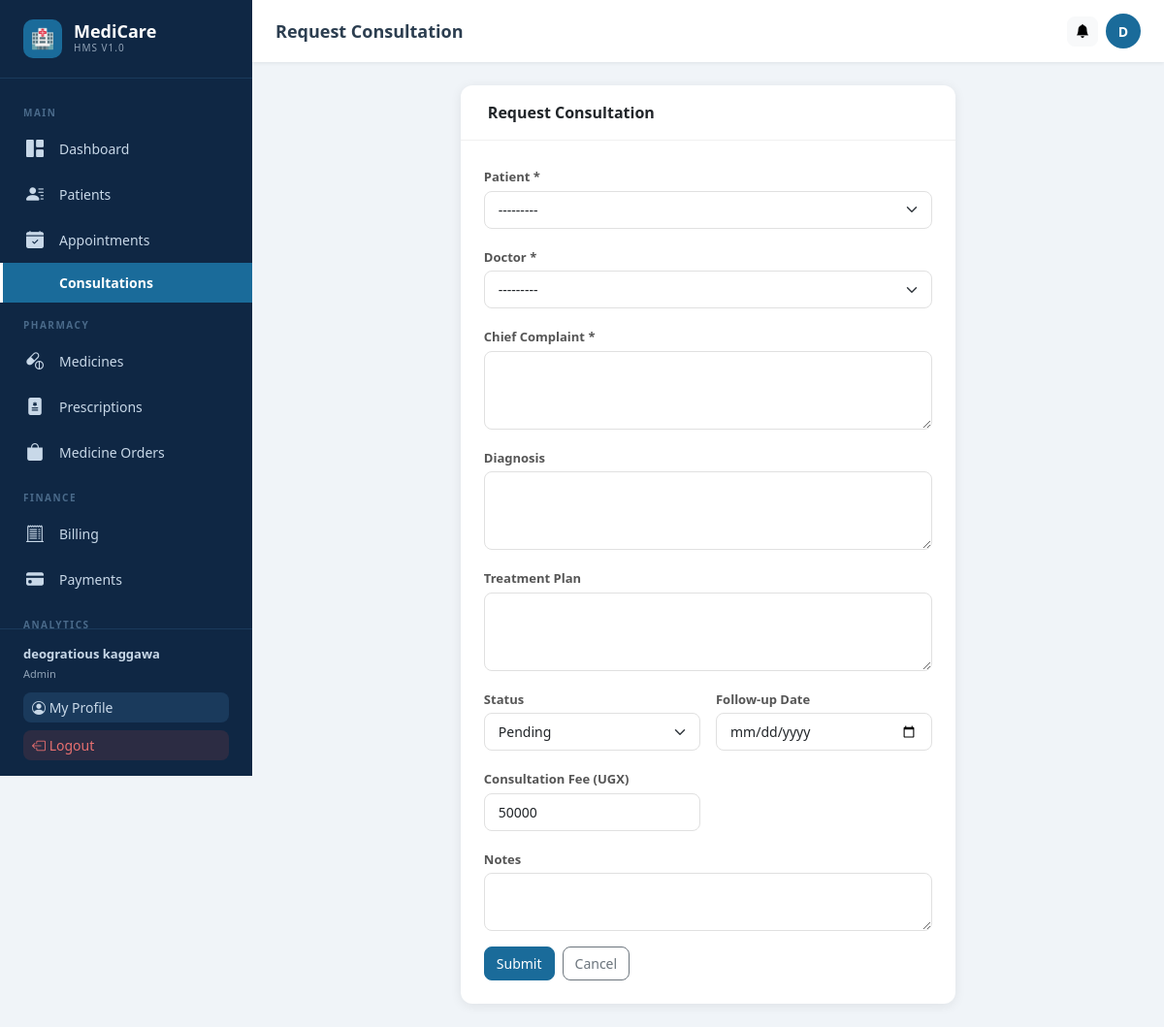
The page /appointments/consultations/create/ (signed in) on the database its author committed.
### users/models.py (models this page shows, shortened)
class User(AbstractUser):
    ROLE_CHOICES = [
        ('admin', 'Admin'),
        ('doctor', 'Doctor'),
        ('nurse', 'Nurse'),
        ('patient', 'Patient'),
    ]
    role = models.CharField(max_length=20, choices=ROLE_CHOICES, default='patient')
    phone = models.CharField(max_length=20, blank=True)
    profile_pic = models.ImageField(upload_to='profiles/', blank=True, null=True)
    is_approved = models.BooleanField(default=True)
    created_at = models.DateTimeField(auto_now_add=True)
    def __str__(self):
        return f"{self.get_full_name()} ({self.role})"

### appointments/views.py (the view, shortened to what this page needs)
# urls.py: path('consultations/create/', views.consultation_create, name='consultation_create'),
@login_required
def consultation_create(request):
    user = request.user
    form = ConsultationForm(request.POST or None, user=user)
    return render(request, 'appointments/consultation_form.html', {'form': form, 'title': 'Request Consultation'})

### notifications/context_processors.py (called while the page is built)
def unread_notifications(request):
    if request.user.is_authenticated:
        from notifications.models import Notification
        count = Notification.objects.filter(recipient=request.user, is_read=False).count()
        return {'unread_notification_count': count}
    return {'unread_notification_count': 0}

### patients/models.py (called while the page is built)
    def __str__(self): return self.name

### templates/appointments/consultation_form.html (shortened to what this page needs)
{% extends 'base.html' %}
{% block page_title %}{{ title }}{% endblock %}
{% block content %}
<div class="row justify-content-center"><div class="col-lg-7">
<div class="card"><div class="card-header">{{ title }}</div>
<div class="card-body p-4">
<form method="post">{% csrf_token %}
<div class="row g-3">
  {% if request.user.role != 'patient' %}<div class="col-12"><label class="form-label">Patient *</label>{{ form.patient }}</div>{% endif %}
  <div class="col-12"><label class="form-label">Doctor *</label>{{ form.doctor }}</div>
  <div class="col-12"><label class="form-label">Chief Complaint *</label>{{ form.chief_complaint }}</div>
  {% if request.user.role != 'patient' %}
  <div class="col-12"><label class="form-label">Diagnosis</label>{{ form.diagnosis }}</div>
  <div class="col-12"><label class="form-label">Treatment Plan</label>{{ form.treatment_plan }}</div>
  <div class="col-md-6"><label class="form-label">Status</label>{{ form.status }}</div>
  <div class="col-md-6"><label class="form-label">Follow-up Date</label>{{ form.follow_up_date }}</div>
  {% endif %}
  <div class="col-md-6"><label class="form-label">Consultation Fee (UGX)</label>{{ form.fee }}</div>
  <div class="col-12"><label class="form-label">Notes</label>{{ form.notes }}</div>
  <div class="col-12"><button type="submit" class="btn btn-primary me-2">Submit</button><a href="{% url 'appointments:consultation_list' %}" class="btn btn-outline-secondary">Cancel</a></div>
</div>
</form>
</div></div>
</div></div>
{% endblock %}

### templates/base.html (shortened to what this page needs)
<!DOCTYPE html>
<html lang="en">
<head>
{% load static %}
<link href="https://cdn.jsdelivr.net/npm/bootstrap@5.3.2/dist/css/bootstrap.min.css" rel="stylesheet">
<link href="https://cdn.jsdelivr.net/npm/bootstrap-icons@1.11.3/font/bootstrap-icons.min.css" rel="stylesheet">
</head>
<body>
{% if user.is_authenticated %}
<aside class="sidebar" id="sidebar">
  <a href="{% url 'users:dashboard' %}" class="sidebar-brand">
    <div class="logo-icon">🏥</div>
    <div><div class="logo-text">MediCare</div><div class="logo-sub">HMS v1.0</div></div>
  </a>
  <nav class="sidebar-nav">
    <div class="nav-section-title">Main</div>
    <a href="{% url 'users:dashboard' %}" class="nav-link {% if request.resolver_match.url_name == 'dashboard' %}active{% endif %}">
      <i class="bi bi-grid-1x2-fill"></i> Dashboard
    </a>
    {% if user.role != 'patient' %}
    <a href="{% url 'patients:patient_list' %}" class="nav-link {% if 'patients' in request.path %}active{% endif %}">
      <i class="bi bi-person-lines-fill"></i> Patients
    </a>
    {% endif %}
    <a href="{% url 'appointments:appointment_list' %}" class="nav-link {% if 'appointments' in request.path and 'consultations' not in request.path %}active{% endif %}">
      <i class="bi bi-calendar-check-fill"></i> Appointments
    </a>
    <a href="{% url 'appointments:consultation_list' %}" class="nav-link {% if 'consultations' in request.path %}active{% endif %}">
       Consultations
    </a>
    <div class="nav-section-title">Pharmacy</div>
    <a href="{% url 'pharmacy:medicine_list' %}" class="nav-link {% if 'pharmacy' in request.path and 'prescriptions' not in request.path and 'orders' not in request.path %}active{% endif %}">
      <i class="bi bi-capsule-pill"></i> Medicines
    </a>
    <a href="{% url 'pharmacy:prescription_list' %}" class="nav-link {% if 'prescriptions' in request.path %}active{% endif %}">
      <i class="bi bi-file-medical-fill"></i> Prescriptions
    </a>
    {% if user.role == 'patient' or user.role == 'admin' %}
    <a href="{% url 'pharmacy:order_list' %}" class="nav-link {% if 'orders' in request.path %}active{% endif %}">
      <i class="bi bi-bag-fill"></i> Medicine Orders
    </a>
    {% endif %}
    <div class="nav-section-title">Finance</div>
    <a href="{% url 'billing:bill_list' %}" class="nav-link {% if 'billing' in request.path %}active{% endif %}">
      <i class="bi bi-receipt-cutoff"></i> Billing
    </a>
    <a href="{% url 'payments:payment_list' %}" class="nav-link {% if 'payments' in request.path %}active{% endif %}">
      <i class="bi bi-credit-card-fill"></i> Payments
    </a>
    {% if user.role == 'admin' or user.role == 'doctor' %}
    <div class="nav-section-title">Analytics</div>
    {% endif %}
  </nav>
  <div class="sidebar-footer">
    <div style="color:#c8d8e8;font-size:13px;margin-bottom:10px">
      <strong>{{ user.get_full_name|default:user.username }}</strong><br>
      <span style="opacity:.7;font-size:11px;text-transform:capitalize">{{ user.role }}</span>
    </div>
    <a href="{% url 'users:profile' %}" class="btn btn-sm mb-2" style="background:#1a3a5c;color:#c8d8e8;width:100%;text-align:left">
      <i class="bi bi-person-circle"></i> My Profile
    </a>
    <a href="{% url 'users:logout' %}" class="btn btn-sm" style="background:#e74c3c22;color:#e87070;width:100%;text-align:left">
      <i class="bi bi-box-arrow-left"></i> Logout
    </a>
  </div>
</aside>
<div class="topbar">
  <span class="page-title">{% block page_title %}Dashboard{% endblock %}</span>
  <div class="topbar-actions">
    <a href="{% url 'notifications:notification_list' %}" class="btn btn-light btn-sm position-relative" title="Notifications">
      <i class="bi bi-bell-fill"></i>
    </a>
    <a href="{% url 'users:profile' %}" class="topbar-avatar" title="My Profile">
      {{ user.first_name|first|upper|default:user.username|first|upper }}
    </a>
  </div>
</div>
<main class="main-wrapper">
{% endif %}
  {% block content %}{% endblock %}
{% if user.is_authenticated %}</main>{% endif %}
</body>
</html>

### templates/base.html (style rules this page uses)
:root { --primary:#1a6b9a;--primary-dark:#134f73;--primary-light:#e8f4fd; --sidebar-w:260px;--sidebar-bg:#0f2744;--sidebar-text:#c8d8e8; --sidebar-hover:#1a3a5c;--sidebar-active:#1a6b9a; --topbar-h:64px;--body-bg:#f0f4f8;--card-shadow:0 2px 12px rgba(0,0,0,.08); }
body { background:var(--body-bg);font-family:'Segoe UI',system-ui,sans-serif;margin:0;overflow-x:hidden }
.sidebar { position:fixed;top:0;left:0;height:100vh;width:var(--sidebar-w);background:var(--sidebar-bg);z-index:1000;display:flex;flex-direction:column;transition:transform .3s ease }
.sidebar-brand { padding:20px 24px;border-bottom:1px solid #1a3a5c;display:flex;align-items:center;gap:12px;color:#fff;text-decoration:none }
.sidebar-brand .logo-icon { width:40px;height:40px;background:var(--primary);border-radius:10px;display:flex;align-items:center;justify-content:center;font-size:20px;flex-shrink:0 }
.sidebar-brand .logo-text { font-size:18px;font-weight:700;line-height:1.1 }
.sidebar-brand .logo-sub { font-size:10px;color:var(--sidebar-text);opacity:.7;letter-spacing:1px;text-transform:uppercase }
.sidebar-nav { flex:1;overflow-y:auto;padding:12px 0 }
.nav-section-title { font-size:10px;font-weight:600;color:#4a6a8a;text-transform:uppercase;letter-spacing:1.5px;padding:16px 24px 6px }
.nav-link { display:flex;align-items:center;gap:12px;padding:10px 24px;color:var(--sidebar-text);text-decoration:none;font-size:14px;transition:all .2s;border-left:3px solid transparent }
.nav-link.active { background:var(--sidebar-active);color:#fff;border-left-color:#fff;font-weight:600 }
.nav-link .bi { font-size:18px;flex-shrink:0;width:22px }
.sidebar-footer { padding:16px 24px;border-top:1px solid #1a3a5c }
.topbar { position:fixed;top:0;left:var(--sidebar-w);right:0;height:var(--topbar-h);background:#fff;box-shadow:0 1px 4px rgba(0,0,0,.08);z-index:999;display:flex;align-items:center;padding:0 24px;gap:16px }
.topbar .page-title { font-size:18px;font-weight:600;color:#2c3e50;flex:1 }
.topbar .topbar-actions { display:flex;align-items:center;gap:8px }
.topbar-avatar { width:36px;height:36px;border-radius:50%;background:var(--primary);color:#fff;display:flex;align-items:center;justify-content:center;font-weight:600;font-size:14px;text-decoration:none }
.main-wrapper { margin-left:var(--sidebar-w);margin-top:var(--topbar-h);padding:24px;min-height:calc(100vh - var(--topbar-h)) }
.card { border:none;border-radius:12px;box-shadow:var(--card-shadow) }
.card-header { background:transparent;border-bottom:1px solid #f0f0f0;padding:16px 20px;font-weight:600 }
.form-control,.form-select { border-radius:8px;border:1px solid #e0e0e0;font-size:14px;padding:8px 14px }
.form-label { font-size:13px;font-weight:600;color:#555;margin-bottom:4px }
.btn { border-radius:8px;font-size:14px;font-weight:500 }
.btn-primary { background:var(--primary);border-color:var(--primary) }

### rows shown on the page
User: get_full_name "deogratious kaggawa", role "Admin", first_name|first "D"

### other values the page prints
{{ title }} "Request Consultation"
